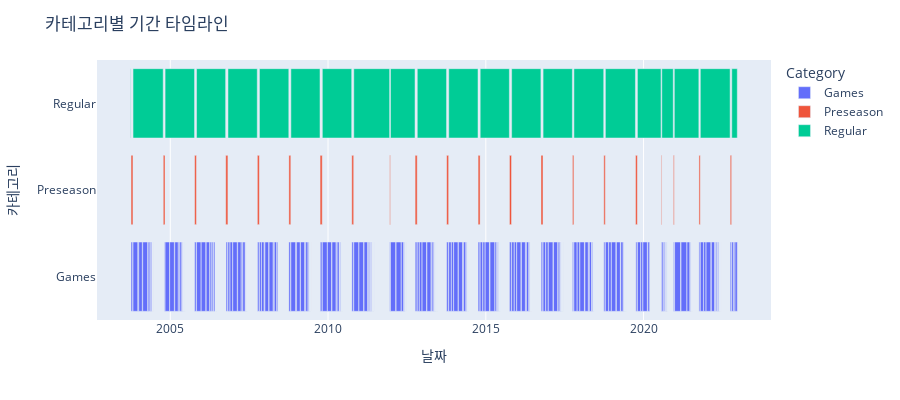

The code cell stored with this chart in its notebook:
### Markdown cell above
### 문제 해결 - Start 와 End가 같으면 그래프에 없음

### Code cell
dates_data.loc[dates_data['Start'] == dates_data['End'], 'End'] += pd.Timedelta(hours=1)

# 타임라인 차트
fig = px.timeline(
    dates_data,
    x_start="Start",
    x_end="End",
    y="Category",
    color="Category"
)

fig.update_layout(
    title="카테고리별 기간 타임라인",
    xaxis_title="날짜",
    yaxis_title="카테고리",
    width=900,
    height=400
)

fig.show()

### Figure 1 — Plotly figure (JSON) as saved in the notebook; plotly's stock layout.template omitted (floating-point values rounded to 4 significant figures; data arrays with more than 128 entries replaced by an {"elided": "..."} marker saying what was removed)
{"data": [{"base": {"elided": "302 str values"}, "hovertemplate": "Category=%{y}<br>Start=%{base}<br>End=%{x}<extra></extra>", "legendgroup": "Games", "marker": {"color": "#636efa", "pattern": {"shape": ""}}, "name": "Games", "orientation": "h", "showlegend": true, "textposition": "auto", "type": "bar", "x": {"elided": "302 int values"}, "xaxis": "x", "y": {"elided": "302 str values"}, "yaxis": "y"}, {"base": ["2003-10-05T00:00:00.000000000", "2004-10-12T00:00:00.000000000", "2005-10-10T00:00:00.000000000", "2006-10-05T00:00:00.000000000", "2007-10-06T00:00:00.000000000", "2008-10-05T00:00:00.000000000", "2009-10-01T00:00:00.000000000", "2010-10-03T00:00:00.000000000", "2011-12-16T00:00:00.000000000", "2012-10-05T00:00:00.000000000", "2013-10-05T00:00:00.000000000", "2014-10-04T00:00:00.000000000", "2015-10-02T00:00:00.000000000", "2016-10-01T00:00:00.000000000", "2017-09-30T00:00:00.000000000", "2018-09-28T00:00:00.000000000", "2019-09-30T00:00:00.000000000", "2020-07-22T00:00:00.000000000", "2020-12-11T00:00:00.000000000", "2021-10-03T00:00:00.000000000", "2022-09-30T00:00:00.000000000"], "hovertemplate": "Category=%{y}<br>Start=%{base}<br>End=%{x}<extra></extra>", "legendgroup": "Preseason", "marker": {"color": "#EF553B", "pattern": {"shape": ""}}, "name": "Preseason", "orientation": "h", "showlegend": true, "textposition": "auto", "type": "bar", "x": [1900800000, 1728000000, 1814400000, 2160000000, 1987200000, 1900800000, 2160000000, 1900800000, 691200000, 2073600000, 1987200000, 1987200000, 2073600000, 1987200000, 1382400000, 1468800000, 1814400000, 604800000, 864000000, 1296000000, 1382400000], "xaxis": "x", "y": ["Preseason", "Preseason", "Preseason", "Preseason", "Preseason", "Preseason", "Preseason", "Preseason", "Preseason", "Preseason", "Preseason", "Preseason", "Preseason", "Preseason", "Preseason", "Preseason", "Preseason", "Preseason", "Preseason", "Preseason", "Preseason"], "yaxis": "y"}, {"base": ["2003-10-01T00:00:00.000000000", "2003-10-28T00:00:00.000000000", "2004-11-02T00:00:00.000000000", "2005-11-01T00:00:00.000000000", "2006-10-31T00:00:00.000000000", "2007-10-30T00:00:00.000000000", "2008-10-28T00:00:00.000000000", "2009-10-27T00:00:00.000000000", "2010-10-26T00:00:00.000000000", "2011-12-25T00:00:00.000000000", "2012-10-30T00:00:00.000000000", "2013-10-29T00:00:00.000000000", "2014-10-28T00:00:00.000000000", "2015-10-27T00:00:00.000000000", "2016-10-25T00:00:00.000000000", "2017-10-17T00:00:00.000000000", "2018-10-16T00:00:00.000000000", "2019-10-22T00:00:00.000000000", "2020-07-30T00:00:00.000000000", "2020-12-22T00:00:00.000000000", "2021-10-19T00:00:00.000000000", "2022-10-18T00:00:00.000000000"], "hovertemplate": "Category=%{y}<br>Start=%{base}<br>End=%{x}<extra></extra>", "legendgroup": "Regular", "marker": {"color": "#00cc96", "pattern": {"shape": ""}}, "name": "Regular", "orientation": "h", "showlegend": true, "textposition": "auto", "type": "bar", "x": [259200000, 30153600000, 29462400000, 29116800000, 29289600000, 29376000000, 29116800000, 29376000000, 35856000000, 24537600000, 29289600000, 29289600000, 29203200000, 29289600000, 29289600000, 29808000000, 30067200000, 23587200000, 11491200000, 24537600000, 29808000000, 5529600000], "xaxis": "x", "y": ["Regular", "Regular", "Regular", "Regular", "Regular", "Regular", "Regular", "Regular", "Regular", "Regular", "Regular", "Regular", "Regular", "Regular", "Regular", "Regular", "Regular", "Regular", "Regular", "Regular", "Regular", "Regular"], "yaxis": "y"}], "layout": {"barmode": "overlay", "height": 400, "legend": {"title": {"text": "Category"}, "tracegroupgap": 0}, "margin": {"t": 60}, "title": {"text": "카테고리별 기간 타임라인"}, "width": 900, "xaxis": {"anchor": "y", "domain": [0, 1], "title": {"text": "날짜"}, "type": "date"}, "yaxis": {"anchor": "x", "autorange": "reversed", "categoryarray": ["Regular", "Preseason", "Games"], "categoryorder": "array", "domain": [0, 1], "title": {"text": "카테고리"}}}}
